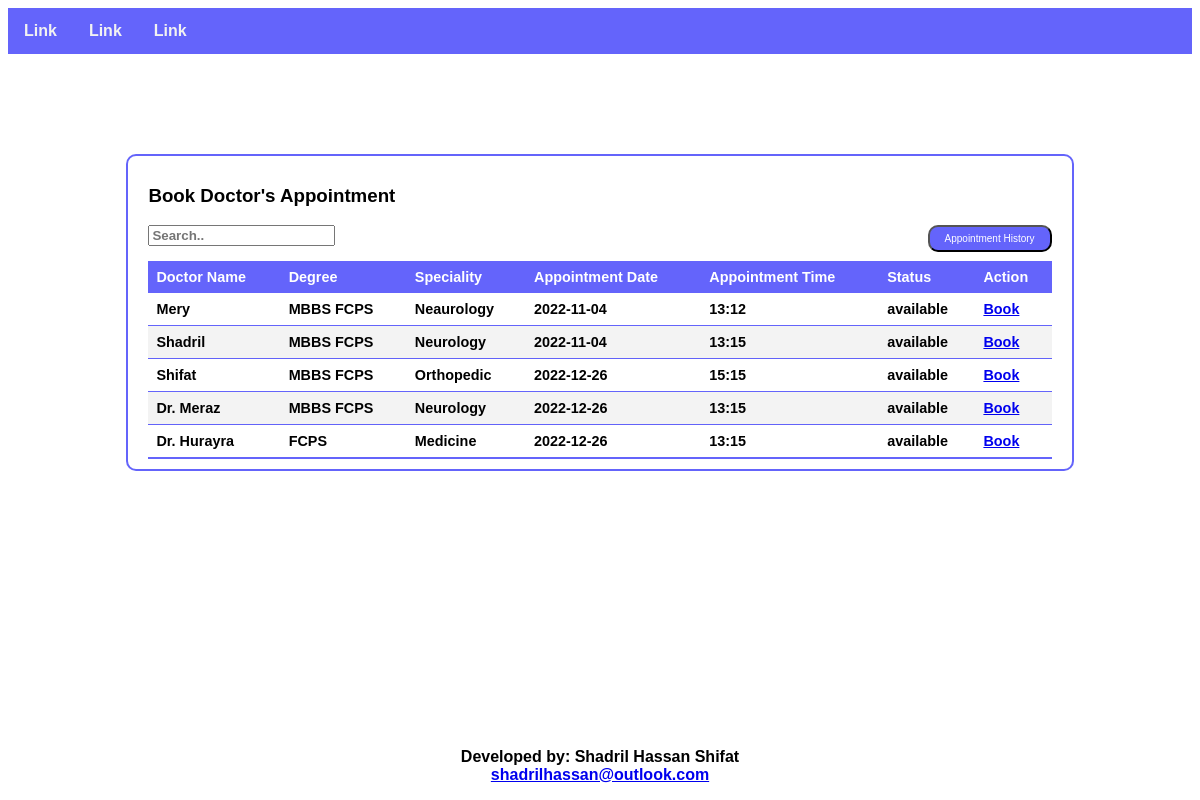
The page /HMS/patient/views/Bookappointment_patient.php (signed in) on the database its author committed.
### tables this page shows
CREATE TABLE `doc_appointment` (
  `d_id` int(10) NOT NULL,
  `d_email` varchar(30) NOT NULL,
  `d_name` varchar(30) NOT NULL,
  `d_degree` varchar(15) NOT NULL,
  `d_dept` varchar(15) NOT NULL,
  `adate` varchar(15) NOT NULL,
  `atime` varchar(15) NOT NULL,
  `p_email` varchar(30) DEFAULT NULL,
  `p_name` varchar(30) DEFAULT NULL,
  `status` varchar(10) NOT NULL,
  `prescription` varchar(300) DEFAULT NULL
);

### HMS/patient/models/BookappointmentDB_patient.php (called while the page is built, shortened)
<?php
    function appointmentData(){
        $conn = mysqli_connect("localhost", "root", "", "hms");
        $stmt = mysqli_stmt_init($conn);
        $sql = "SELECT * FROM doc_appointment WHERE status=?";
        mysqli_stmt_prepare($stmt, $sql);
        $status="available";
        mysqli_stmt_bind_param($stmt, "s", $status);
        mysqli_stmt_execute($stmt);
        $result = mysqli_stmt_get_result($stmt);
        return $result;
    }
?>

### HMS/patient/views/Bookappointment_patient.php (the view, shortened to what this page needs)
<?php
    include "Header.php";
    require "../models/BookappointmentDB_patient.php";
?>
<!DOCTYPE html>
<html lang="en">
<head>
    <link rel="stylesheet" type="text/css" href="css/Appointment.css">
</head>
<body>
    <div class="main">
    <h3>Book Doctor's Appointment</h3>
    <div class="s">
    <input type="search" name="search" id="search" placeholder="Search..">
    </div>
    <div class="b">
    <a href="Appointmenthistory_patient.php"><button id="but">Appointment History</button></a>
    </div>
    <br>
    <br>
    <table class="doc">
        <thead>
            <tr>
                <th>Doctor Name</th>
                <th>Degree</th>
                <th>Speciality</th>
                <th>Appointment Date</th>
                <th>Appointment Time</th>
                <th>Status</th>
                <th>Action</th>
            </tr>
        </thead>
        <tbody id='tdata'>
            <?php
                $result=appointmentData();
                if($result->num_rows>0){
                    while($row=mysqli_fetch_assoc($result)){
                        $idx= $row['d_id'];
                        echo"
                            <tr>
                                <td>".$row['d_name']."</td>
                                <td>".$row['d_degree']."</td>
                                <td>".$row['d_dept']."</td>
                                <td>".$row['adate']."</td>
                                <td>".$row['atime']."</td>
                                <td>".$row['status']."</td>
                                <td>
                                    <a href='../controllers/BookappointmentAction_patient.php?idx=".$idx."'>Book</a>
                                </td>
                            </tr>
                            ";
                    }
                }
            ?>
        </tbody>
    </table>
    </div>
</body>
<?php
    include "Footer.php";
?>
</html>

### HMS/patient/views/css/Nav.css (style rules this page uses)
* { font-family: Arial, Helvetica, sans-serif; box-sizing: border-box; }

### HMS/patient/views/css/Appointment.css (style rules this page uses)
* { font-family: Arial, Helvetica, sans-serif; font-weight: bold; box-sizing: border-box; }
div.main { border:2px solid rgba(76, 76, 251, 0.863); border-radius: 10px; margin: 8px 0; width: 80%; padding: 10px 20px; margin-top: 100px; margin-bottom: auto; margin-right: auto; margin-left: auto; background-color: rgb(255, 255, 255); }
table { border-collapse: collapse; width: 100%; margin-left: auto; margin-right: auto; font-size: 0.9em; font-family: sans-serif; min-width: 400px; }
th, td { text-align: left; padding: 8px; }
.doc thead tr { background-color: rgba(76, 76, 251, 0.863); color: #ffffff; text-align: left; }
.doc tbody tr { border-bottom: 1px solid rgba(76, 76, 251, 0.863); }
.doc tbody tr:nth-of-type(even) { background-color: #f3f3f3; }
.doc tbody tr:last-of-type { border-bottom: 2px solid rgba(76, 76, 251, 0.863); }
.b { float: right; }
.s { float: left; }
#but { background-color: rgba(76, 76, 251, 0.863); color: #ffffff; padding: 6px 15px; font-size: 10px; font-weight: 50; border-radius: 10px; cursor: pointer; }

### rows shown on the page
doc_appointment: d_name "Mery", d_degree "MBBS FCPS", d_dept "Neaurology", adate "2022-11-04", atime "13:12", status "available"
doc_appointment: d_name "Shadril", d_degree "MBBS FCPS", d_dept "Neurology", adate "2022-11-04", atime "13:15", status "available"
doc_appointment: d_name "Shifat", d_degree "MBBS FCPS", d_dept "Orthopedic", adate "2022-12-26", atime "15:15", status "available"
doc_appointment: d_name "Dr. Meraz", d_degree "MBBS FCPS", d_dept "Neurology", adate "2022-12-26", atime "13:15", status "available"
doc_appointment: d_name "Dr. Hurayra", d_degree "FCPS", d_dept "Medicine", adate "2022-12-26", atime "13:15", status "available"
